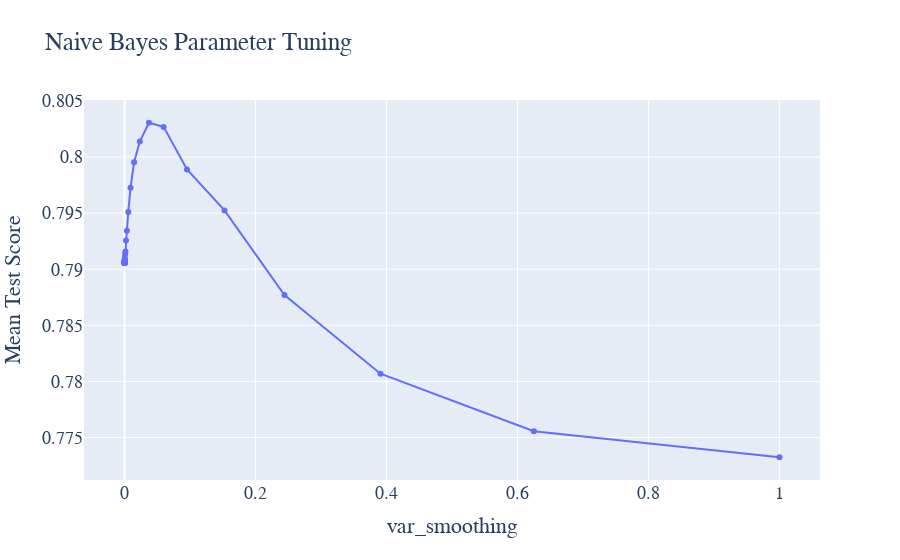

The notebook cell saved with this chart:
### Code cell
# 获取网格搜索结果
results = grid_search.cv_results_
params = results['params']
mean_scores = results['mean_test_score']

# 绘制var_smoothing参数对应的平均得分曲线
fig = go.Figure(data=go.Scatter(
    x=[params[i]['var_smoothing'] for i in range(len(params))],
    y=mean_scores,
    mode='lines+markers'
))
fig.update_layout(
    title='Naive Bayes Parameter Tuning',
    xaxis=dict(title='var_smoothing'),
    yaxis=dict(title='Mean Test Score'),
    font=dict(family='Times New Roman', size=18)
)

fig.write_html('Image/4_4_1.html')
fig.show()

### Figure 1 — Plotly figure (JSON) as saved in the notebook; plotly's stock layout.template omitted (floating-point values rounded to 4 significant figures)
{"data": [{"mode": "lines+markers", "type": "scatter", "x": [1e-10, 1.6e-10, 2.56e-10, 4.095e-10, 6.551e-10, 1.048e-09, 1.677e-09, 2.683e-09, 4.292e-09, 6.866e-09, 1.099e-08, 1.758e-08, 2.812e-08, 4.498e-08, 7.197e-08, 1.151e-07, 1.842e-07, 2.947e-07, 4.715e-07, 7.543e-07, 1.207e-06, 1.931e-06, 3.089e-06, 4.942e-06, 7.906e-06, 1.265e-05, 2.024e-05, 3.237e-05, 5.179e-05, 8.286e-05, 0.0001326, 0.0002121, 0.0003393, 0.0005429, 0.0008685, 0.001389, 0.002223, 0.003556, 0.00569, 0.009103, 0.01456, 0.0233, 0.03728, 0.05964, 0.09541, 0.1526, 0.2442, 0.3907, 0.6251, 1], "y": [0.7906, 0.7906, 0.7906, 0.7906, 0.7906, 0.7906, 0.7906, 0.7906, 0.7906, 0.7906, 0.7906, 0.7906, 0.7906, 0.7906, 0.7906, 0.7906, 0.7906, 0.7906, 0.7906, 0.7906, 0.7906, 0.7906, 0.7906, 0.7906, 0.7906, 0.7906, 0.7906, 0.7906, 0.7906, 0.7907, 0.7907, 0.7909, 0.7908, 0.791, 0.7914, 0.7916, 0.7926, 0.7934, 0.7951, 0.7973, 0.7995, 0.8014, 0.8031, 0.8027, 0.7989, 0.7952, 0.7877, 0.7807, 0.7756, 0.7732]}], "layout": {"font": {"family": "Times New Roman", "size": 18}, "title": {"text": "Naive Bayes Parameter Tuning"}, "xaxis": {"title": {"text": "var_smoothing"}}, "yaxis": {"title": {"text": "Mean Test Score"}}}}
